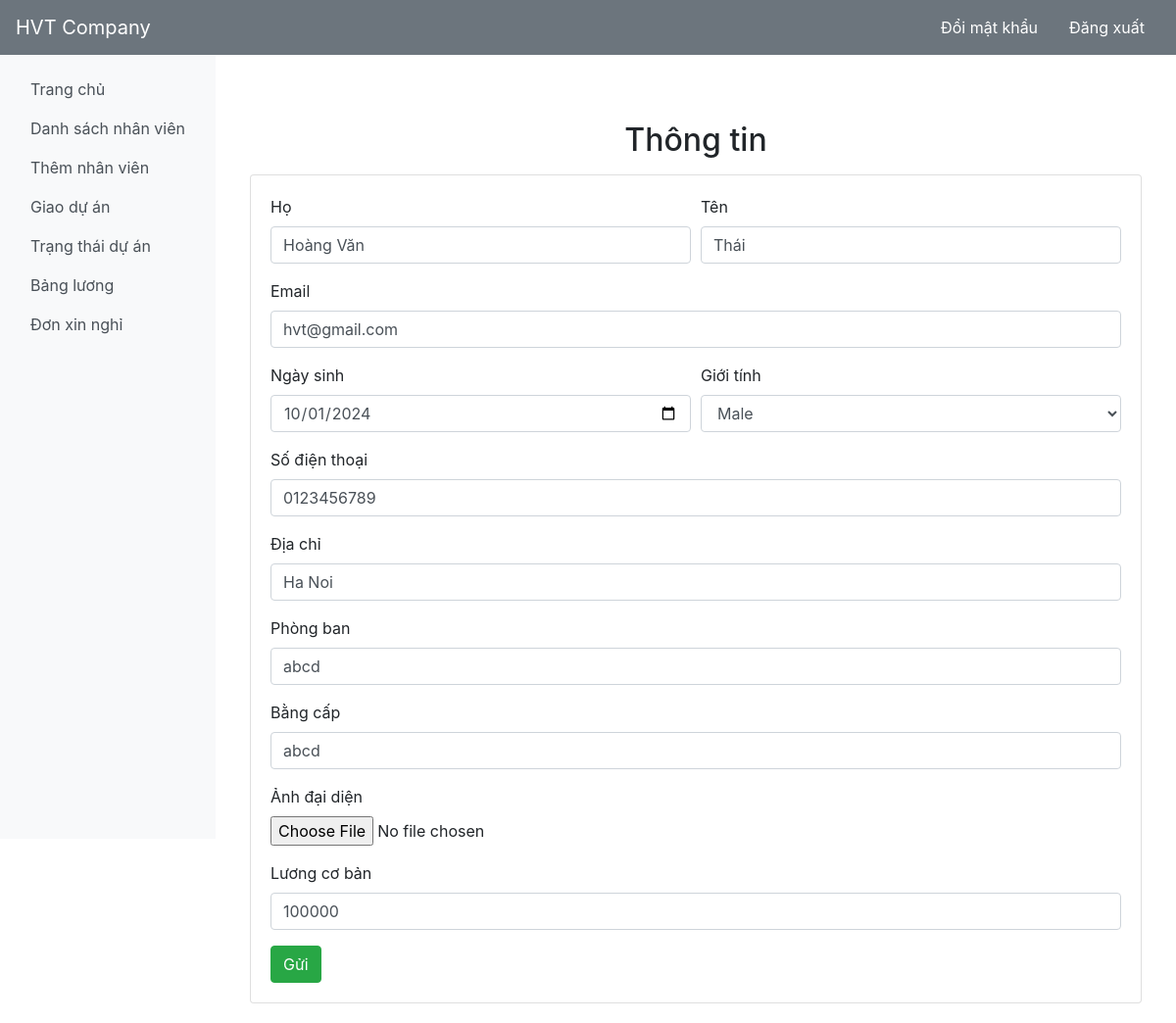
Page /edit.php?id=7 (signed in) on the committed database.
### tables this page shows
CREATE TABLE `employee` (
  `id` int(11) NOT NULL,
  `firstName` varchar(100) NOT NULL,
  `lastName` varchar(100) NOT NULL,
  `email` varchar(100) NOT NULL,
  `password` text NOT NULL,
  `birthday` date NOT NULL,
  `gender` varchar(10) NOT NULL,
  `contact` varchar(20) NOT NULL,
  `nid` int(20) NOT NULL,
  `address` varchar(100) DEFAULT NULL,
  `dept` varchar(100) NOT NULL,
  `degree` varchar(100) NOT NULL,
  `pic` text NOT NULL
);

CREATE TABLE `salary` (
  `id` int(11) NOT NULL,
  `base` int(11) NOT NULL,
  `bonus` int(11) DEFAULT NULL,
  `total` int(11) DEFAULT NULL
);

### edit.php (the view, shortened to what this page needs)
<?php
require_once ('process/dbh.php');
?>
<?php
$id = (isset($_GET['id']) ? $_GET['id'] : '');
$sql = "SELECT * from `employee` WHERE id=$id";
$result = mysqli_query($conn, $sql);
if ($result) {
    while ($res = mysqli_fetch_assoc($result)) {
        $firstname = $res['firstName'];
        $lastname = $res['lastName'];
        $email = $res['email'];
        $contact = $res['contact'];
        $address = $res['address'];
        $gender = $res['gender'];
        $birthday = $res['birthday'];
        $dept = $res['dept'];
        $degree = $res['degree'];
    }
}
$salary_sql = "SELECT * FROM `salary` WHERE id=$id";
$result2 = mysqli_query($conn,$salary_sql);
if ($result2){
    while ($res2 = mysqli_fetch_assoc($result2)) {
        $salary_base = $res2['base'];
    }
}
?>
<!DOCTYPE html>
<html lang="vi">
<head>
    <link href="https://stackpath.bootstrapcdn.com/bootstrap/4.5.2/css/bootstrap.min.css" rel="stylesheet">
</head>
<body>
        <?php include('sidebar.php'); ?>
    <div class="container mt-5">
        <h2 class="text-center">Thông tin</h2>
        <div class="card mt-3">
            <div class="card-body">
                <form action="edit.php" method="POST" enctype="multipart/form-data">
                    <div class="form-row">
                        <div class="form-group col-md-6">
                            <label>Họ</label>
                            <input class="form-control" type="text" value="<?php echo $lastname;?>" name="lastName" required>
                        </div>
                        <div class="form-group col-md-6">
                            <label>Tên</label>
                            <input class="form-control" type="text" value="<?php echo $firstname;?>" name="firstName" required>
                        </div>
                    </div>
                    <div class="form-group">
                        <label>Email</label>
                        <input class="form-control" type="email" value="<?php echo $email;?>" name="email" required>
                    </div>
                    <div class="form-row">
                        <div class="form-group col-md-6">
                            <label>Ngày sinh</label>
                            <input class="form-control" type="date" value="<?php echo $birthday;?>" name="birthday" required>
                        </div>
                        <div class="form-group col-md-6">
                            <label>Giới tính</label>
                            <select name="gender" class="form-control" required>
                                <option value="<?php echo $gender ?>"><?php echo $gender ?></option>
                            </select>
                        </div>
                    </div>
                    <div class="form-group">
                        <label>Số điện thoại</label>
                        <input class="form-control" type="text" value="<?php echo $contact;?>" name="contact" required>
                    </div>
                    <div class="form-group">
                        <label>Địa chỉ</label>
                        <input class="form-control" type="text" value="<?php echo $address;?>" name="address" required>
                    </div>
                    <div class="form-group">
                        <label>Phòng ban</label>
                        <input class="form-control" type="text" value="<?php echo $dept;?>" name="dept" required>
                    </div>
                    <div class="form-group">
                        <label>Bằng cấp</label>
                        <input class="form-control" type="text" value="<?php echo $degree;?>" name="degree" required>
                    </div>
                    <div class="form-group">
                        <label for="profilePicture">Ảnh đại diện</label>
                        <input type="file" class="form-control-file" id="profilePicture" name="profilePicture">
                    </div>
                    <div class="form-group">
                        <label>Lương cơ bản</label>
                        <input class="form-control" type="number" value="<?php echo $salary_base;?>" name="salary_base" required>
                    </div>
                    <button type="submit" name="update" class="btn btn-success">Gửi</button>
                </form>
            </div>
        </div>
    </div>
    </div>
    </div>
</body>
</html>

### rows in the picture
employee: lastName "Hoàng Văn", firstName "Thái", email "hvt@gmail.com", birthday "10/01/2024", gender "Male", contact "0123456789", address "Ha Noi", dept "abcd", degree "abcd"
salary: salary_base "100000"
